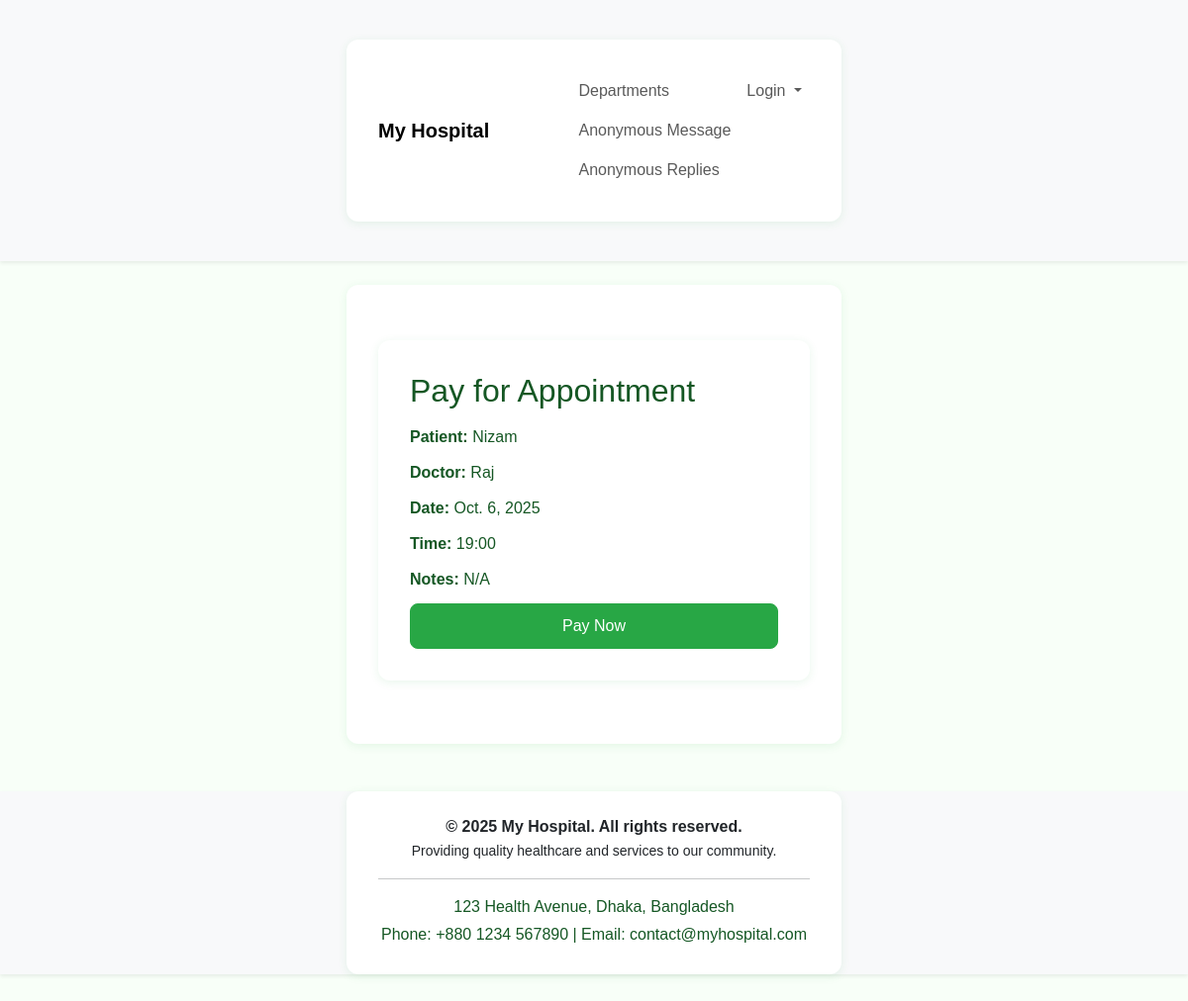
Page /doctors/appointment/7/pay/ (signed in) on the committed database.
### doctors/models.py (models this page shows, shortened)
class Appointment(models.Model):
    patient = models.ForeignKey(PatientProfile, on_delete=models.CASCADE)
    doctor = models.ForeignKey(doctor, on_delete=models.CASCADE)
    date = models.DateField()
    time = models.TimeField()
    notes = models.TextField(blank=True, null=True)
    is_paid = models.BooleanField(default=False)
    seen = models.BooleanField(default=False)
    result_file = models.FileField(upload_to='test_reports/', blank=True, null=True)
    class Meta:
        unique_together = ('doctor', 'date', 'time')  # Prevent double booking

class PatientProfile(models.Model):
    user = models.OneToOneField(User, on_delete=models.CASCADE)
    profile_picture = models.ImageField(upload_to='profile_pics/', blank=True, null=True)
    name = models.CharField(max_length=100)
    gender_choices = [
        ('M', 'Male'),
        ('F', 'Female'),
        ('O', 'Other'),
    ]
    gender = models.CharField(max_length=1, choices=gender_choices)
    age = models.PositiveIntegerField()
    blood_group_choices = [
        ('A+', 'A+'),
        ('A-', 'A-'),
        ('B+', 'B+'),
        ('B-', 'B-'),
        ('O+', 'O+'),
        ('O-', 'O-'),
        ('AB+', 'AB+'),
        ('AB-', 'AB-'),
    ]
    blood_group = models.CharField(max_length=3, choices=blood_group_choices)

class doctor(models.Model):
    user = models.OneToOneField(User, on_delete=models.CASCADE, null=True, blank=True)  # link to Django user
    name = models.CharField(max_length=100)
    specialization = models.CharField(max_length=100)
    phone_number = models.CharField(max_length=15)
    email = models.EmailField()
    department = models.ForeignKey('department', on_delete=models.CASCADE, null=True, blank=True)
    photo = models.ImageField(upload_to='doctor_photos/', null=True, blank=True)
    education = models.CharField(max_length=255, null=True, blank=True)
    experience = models.TextField(null=True, blank=True)
    consultation_fee = models.DecimalField(max_digits=8, decimal_places=2, default=0)

### doctors/views.py (the view)
# urls.py: path('appointment/<int:appointment_id>/pay/', views.pay_appointment, name='pay_appointment'),
@login_required
def pay_appointment(request, appointment_id):
    appointment = Appointment.objects.get(id=appointment_id)
    if request.method == 'POST':
        appointment.is_paid = True
        appointment.save()
        return redirect('patient_dashboard')
    return render(request, 'pay_appointment.html', {'appointment': appointment})

### templates/pay_appointment.html (shortened to what this page needs)
{% extends 'base.html' %}
{% load static %}
{% block content %}
<link rel="stylesheet" href="{% static 'pay_appointment.css' %}">
<div class="container mt-4">
    <h2>Pay for Appointment</h2>
    <p><strong>Patient:</strong> {{ appointment.patient.user.username }}</p>
    <p><strong>Doctor:</strong> {{ appointment.doctor.name }}</p>
    <p><strong>Date:</strong> {{ appointment.date }}</p>
    <p><strong>Time:</strong> {{ appointment.time|time:"H:i" }}</p>
    <p><strong>Notes:</strong> {{ appointment.notes|default:"N/A" }}</p>
    <form method="post">
        <button type="submit" class="btn btn-success">Pay Now</button>
    </form>
</div>
{% endblock %}

### static/pay_appointment.css (style rules this page uses)
body { background-color: #f8fff8; font-family: Arial, sans-serif; }
.container { max-width: 500px; margin: 2rem auto; background: #fff; border-radius: 12px; padding: 2rem; box-shadow: 0 2px 10px rgba(40, 167, 69, 0.1); }
h2 { color: #155724; margin-bottom: 1rem; }
p { font-size: 1rem; color: #155724; margin-bottom: 0.75rem; }
.btn-success { background-color: #28a745; border-color: #28a745; color: #fff; width: 100%; padding: 0.6rem 1rem; border-radius: 8px; transition: background-color 0.3s, border-color 0.3s; }

### rows in the picture
Appointment: patient.user.username "Nizam", doctor.name "Raj", date "Oct. 6, 2025", time "19:00", notes "N/A"
